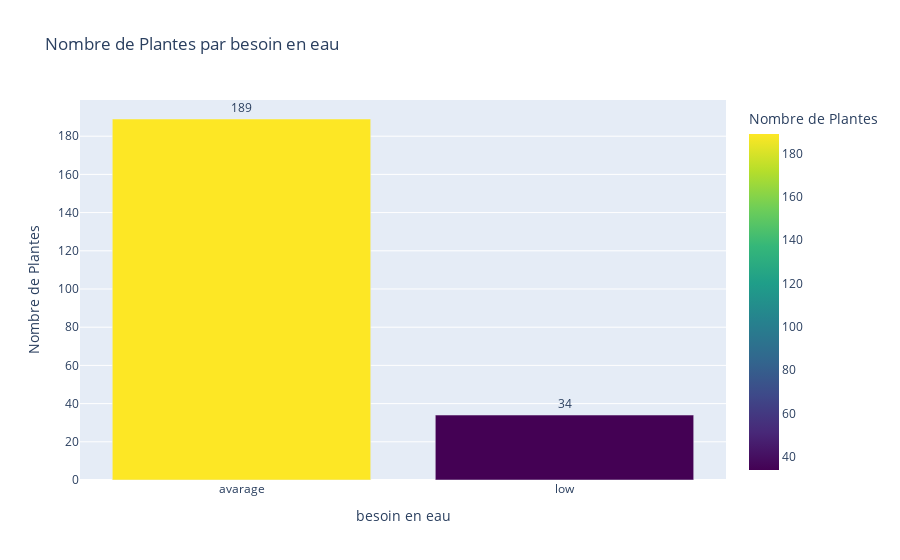

Notebook code for this chart:
### Code cell
plant_counts = a_to_z["WaterNeeds"].value_counts().reset_index()
plant_counts.columns = ["WaterNeeds", "Count"]

plant_counts["Short_WaterNeeds"] = plant_counts["WaterNeeds"].apply(lambda x: " ".join(x.split()[:2]))

fig = px.bar(
    plant_counts, 
    x="Short_WaterNeeds",
    y="Count", 
    text="Count", 
    title="Nombre de Plantes par besoin en eau",
    labels={"Short_WaterNeeds": "besoin en eau", "Count": "Nombre de Plantes"},
    hover_name="WaterNeeds",
    color="Count",
    color_continuous_scale="viridis"
)

fig.update_traces(
    textposition="outside",
    hovertemplate="<b>%{hovertext}</b><br>Nombre de Plantes: %{y}"
)

fig.show()

### Figure 1 — Plotly figure (JSON) as saved in the notebook; plotly's stock layout.template omitted (floating-point values rounded to 4 significant figures)
{"data": [{"alignmentgroup": "True", "hovertemplate": "<b>%{hovertext}</b><br>Nombre de Plantes: %{y}", "hovertext": ["avarage", "low"], "legendgroup": "", "marker": {"color": [189, 34], "coloraxis": "coloraxis", "pattern": {"shape": ""}}, "name": "", "offsetgroup": "", "orientation": "v", "showlegend": false, "text": [189, 34], "textposition": "outside", "type": "bar", "x": ["avarage", "low"], "xaxis": "x", "y": [189, 34], "yaxis": "y"}], "layout": {"barmode": "relative", "coloraxis": {"colorbar": {"title": {"text": "Nombre de Plantes"}}, "colorscale": [[0, "#440154"], [0.1111, "#482878"], [0.2222, "#3e4989"], [0.3333, "#31688e"], [0.4444, "#26828e"], [0.5556, "#1f9e89"], [0.6667, "#35b779"], [0.7778, "#6ece58"], [0.8889, "#b5de2b"], [1, "#fde725"]]}, "legend": {"tracegroupgap": 0}, "title": {"text": "Nombre de Plantes par besoin en eau"}, "xaxis": {"anchor": "y", "domain": [0, 1], "title": {"text": "besoin en eau"}}, "yaxis": {"anchor": "x", "domain": [0, 1], "title": {"text": "Nombre de Plantes"}}}}
